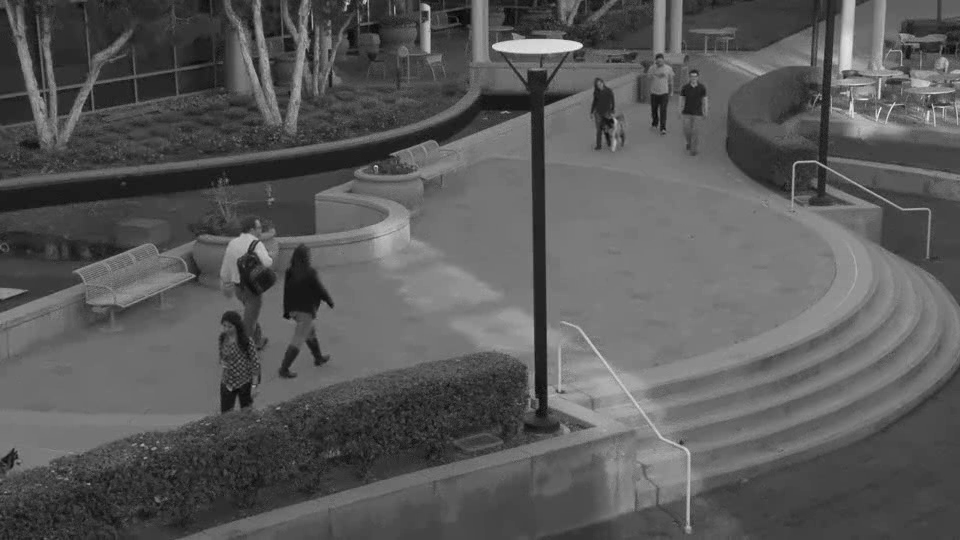
#> input picture frame 2 of denoised_video.mp4, 960 x 540 px, given in place of dog.mp4, which was not available
$ python 1_read_videos_rescale.py
#> lines starting #> are read from the running program, lines starting #| are printed output that depends on the picture
#> further down, frame is the input picture: shape (540, 960, 3); min 1, max 245, mean 89.1
import cv2 as cv

capture = cv.VideoCapture('Videos/dog.mp4')

# create a function for rescaling frames
def rescaleFrame(frame, scale= 0.25):
#> called with scale = 0.2
  width = int(frame.shape[1] *scale)
#> width = 192
  height = int( frame.shape[0] *scale)
#> height = 108
  dimensions =(width, height)
#> dimensions = (192, 108)

  return cv.resize(frame, dimensions, interpolation= cv.INTER_AREA)
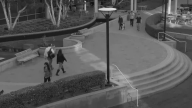
#> returned value: shape (108, 192, 3); min 16, max 222, mean 89.1


while True:
    isTrue, frame  = capture.read()
    frame_resized = rescaleFrame(frame, scale=0.2)


    cv.imshow('Resized Video', frame_resized)
    cv.imshow('Video', frame)

    if cv.waitKey(20) &  0xFF== ord('d'):
#> (key Esc is pressed here)
        break

capture.release()
cv.destroyAllWindows()

$ run again, starting later in the video
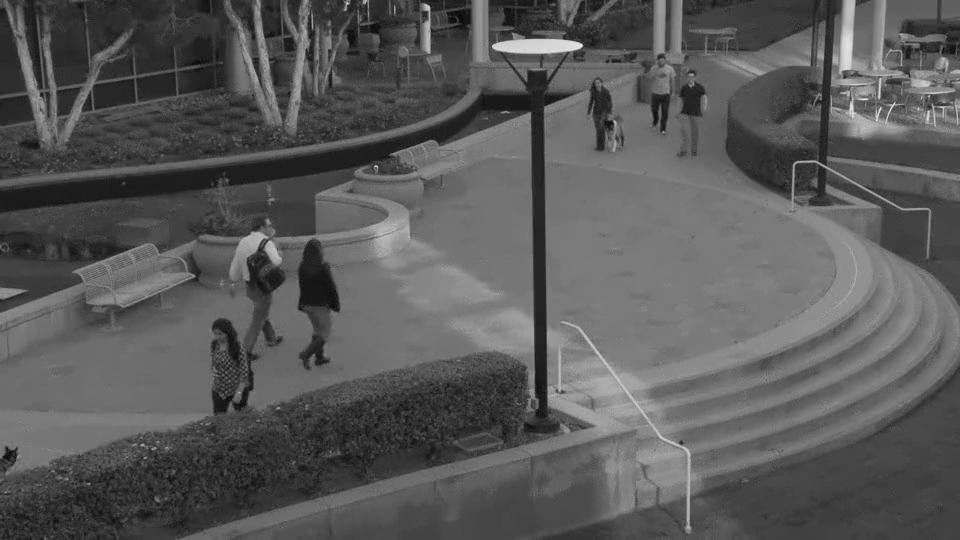
#> input picture frame 9 of denoised_video.mp4, 960 x 540 px, given in place of dog.mp4, which was not available
#> frame is the input picture: shape (540, 960, 3); min 4, max 239, mean 89
#> in rescaleFrame, `return cv.resize(frame, dimensions, interpolation= cv.INTER_AREA)`:
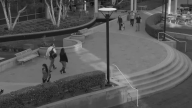
#> returned value: shape (108, 192, 3); min 15, max 222, mean 89

$ run again, starting later in the video
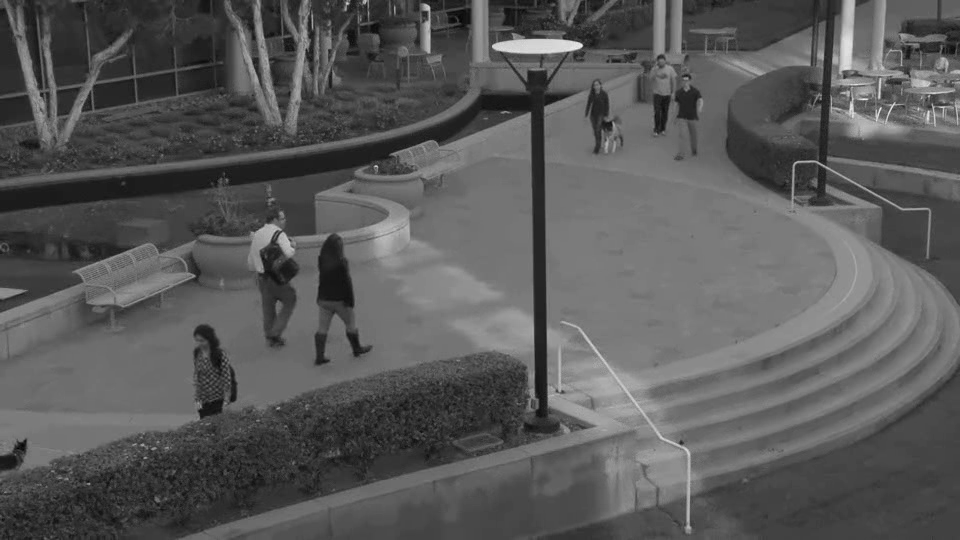
#> input picture frame 16 of denoised_video.mp4, 960 x 540 px, given in place of dog.mp4, which was not available
#> frame is the input picture: shape (540, 960, 3); min 2, max 242, mean 89
#> in rescaleFrame, `return cv.resize(frame, dimensions, interpolation= cv.INTER_AREA)`:
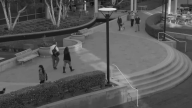
#> returned value: shape (108, 192, 3); min 15, max 223, mean 89
